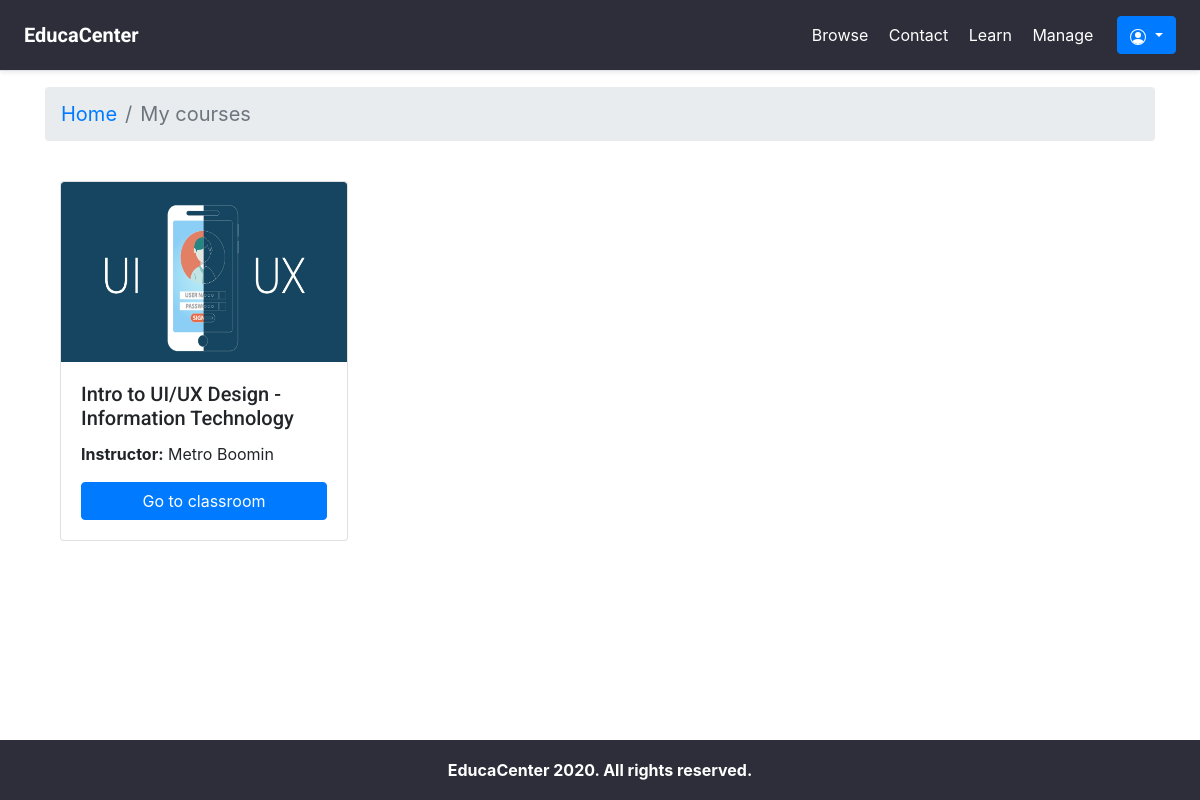
Screenshot of /students/courses/ (signed in) with the database file from the repository.
### courses/models.py (models this page shows, shortened)
class Course(models.Model):
    owner = models.ForeignKey(User,related_name='courses_created',
                            on_delete=models.CASCADE)
    subject = models.ForeignKey(Subject,
                            related_name='courses',
                            on_delete=models.CASCADE)
    title = models.CharField(max_length=200)
    slug = models.SlugField(max_length=200, unique=True)
    instructor = models.ForeignKey(Instructor,
                            related_name='instructor',
                            on_delete=models.CASCADE,
                            blank=True)
    overview = models.TextField()
    image = models.FileField(upload_to="course_poster")
    created = models.DateTimeField(auto_now_add=True)
    students = models.ManyToManyField(User,
                                    related_name='courses_joined',
                                    blank=True)
    class Meta:
        ordering = ['-created']

class Subject(models.Model):
    title = models.CharField(max_length=200)
    slug = models.SlugField(max_length=200, unique=True)
    class Meta:
        ordering = ['title']
    def __str__(self):
        return self.title

class Instructor(models.Model):
    name = models.CharField(max_length=200, blank=False)
    def __str__(self):
        return self.name

### students/views.py (the view)
class StudentCourseListView(LoginRequiredMixin, ListView):
    model = Course
    template_name = 'students/course/list.html'
    def get_queryset(self):
        qs = super(StudentCourseListView, self).get_queryset()
        return qs.filter(students__in=[self.request.user])

### students/templates/students/course/list.html (shortened to what this page needs)
{% extends "base.html" %}
{% block content %}
<nav aria-label="breadcrumb">
  <ol class="breadcrumb"  style="font-size: 20px;">
    <li class="breadcrumb-item"><a href="{% url "course_list" %}">Home</a></li>
    <li class="breadcrumb-item active" aria-current="page">My courses</li>
  </ol>
</nav>
<br>
<div class="container" style="clear:both;">
  <div class="row" class="clearfix">
{% for course in object_list %}
        <div class="col-sm-6 col-md-6 col-lg-4">
<div class="card" style="width: 18rem;  overflow: hidden;">
  <img class="card-img-top" style="width: 286px; height: 180px;"
  src="{{ course.image.url }}" alt="Card image cap">
  <div class="card-body" class="clearfix">
    <h5 class="card-title">{{ course.title }} - {{ course.subject }}</h5>
    <p class="card-text" style="clear:both;"><b>Instructor:</b> {{ course.instructor }}</p>
    <a href="{% url "student_course_modules" course.id %}" class="btn btn-block btn-primary">Go to classroom</a>
  </div>
</div>
<br>
</div>
    {% empty %}
    <p>
        You are not enrolled in any courses yet.
        <a href="{% url "course_list" %}">Browse courses</a>
        to enroll in a course.
    </p>
{% endfor %}
    </div> </div>
    {% endblock %}

### courses/static/css/base.css (style rules this page uses)
body { margin:0; font-family:'Roboto', sans-serif; font-weight:400; color:#333; padding-bottom: 120px; }
a { color:#3fad37; text-decoration:none; }
h1, h2, h3, h4, h5, h6 { font-family:'Roboto', sans-serif; font-weight:300; }

### rows the page displays
Course: image (picture), title "Intro to UI/UX Design", subject "Information Technology", instructor "Metro Boomin"
